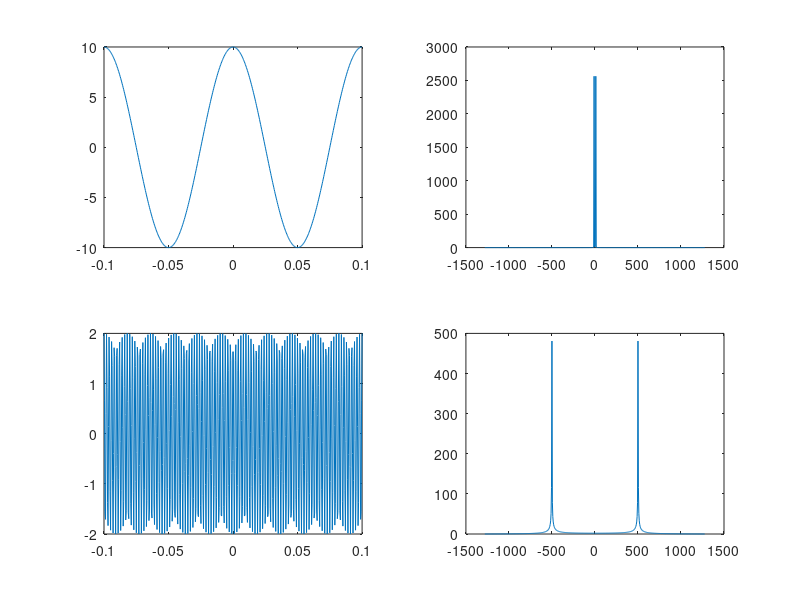
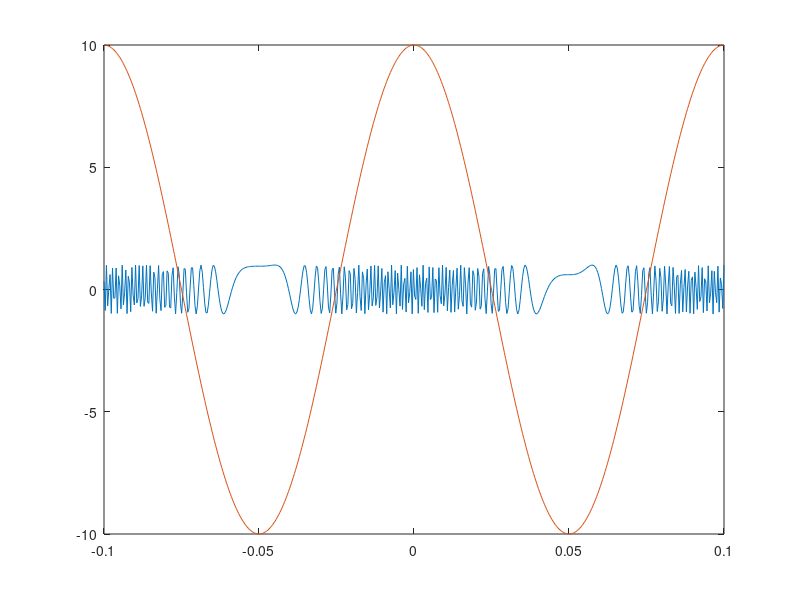
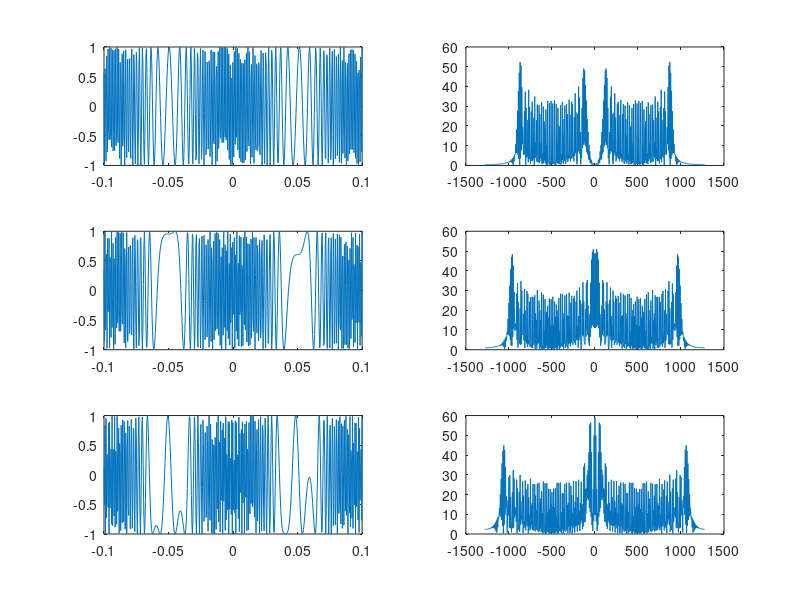
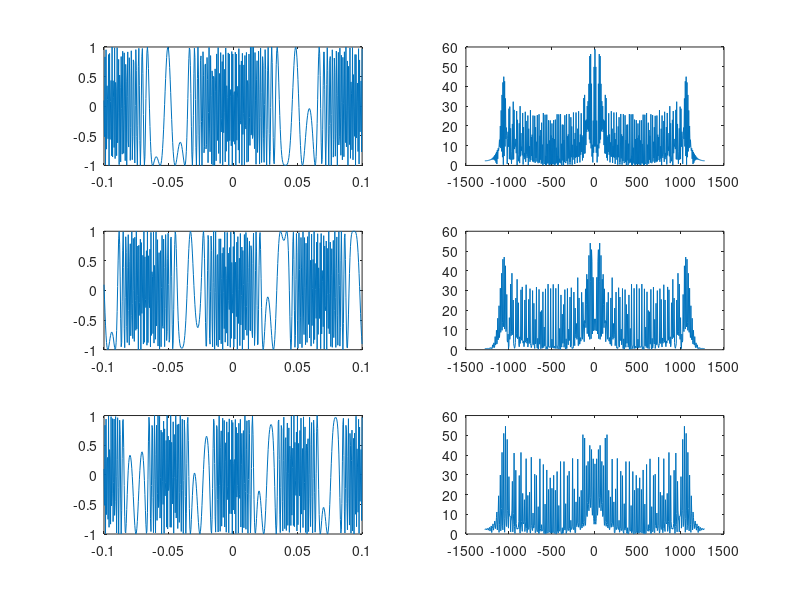

Write the MATLAB code that produced these figures, in order. (Note: this script raises an error after producing the figures.)
a = 10;
b = 10;
A = 2;
fc = 500;
fDev = 50;
tmin = -0.1;
tmax = 0.1;
L = 512;
Fe = L/(tmax-tmin); %Fe = 4096
Te = 1/Fe;
t = linspace(tmin,tmax,L);
f = (-L/2:L/2-1)/(L/Fe);

%% Initialisation des signaux
m = a * cos(2*pi*b*t);
pq = A * cos(2*pi*fc*t);
M = fftshift(abs(fft(m,L)));
P = fftshift(abs(fft(pq,L)));
figure('Name','Init')
subplot(221)
plot(t,m)
subplot(223)
plot(t,pq)

subplot(222)
plot(f,M)
subplot(224)
plot(f,P)

%% Modulation FM
% a
y = fmmod(m,fc,Fe,fDev);
figure('Name','Modulation FM')
plot(t,y)
hold on
plot(t,m)

%b-c
b=10;
m = a * cos(2*pi*b*t);
y1 = fmmod(m,fc,Fe,40);
y2 = fmmod(m,fc,Fe,50);
y3 = fmmod(m,fc,Fe,60);

sf1 = fftshift(abs(fft(y1,L)));
sf2 = fftshift(abs(fft(y2,L)));
sf3 = fftshift(abs(fft(y3,L)));

figure('Name','Modulation FM avec different valeur de delta')
subplot(321)
plot(t,y1)
subplot(323)
plot(t,y2)
subplot(325)
plot(t,y3)

subplot(322)
plot(f,sf1)
subplot(324)
plot(f,sf2)
subplot(326)
plot(f,sf3)

%d
m1 = a * cos(2*pi*10*t);
m2 = a * cos(2*pi*15*t);
m3 = a * cos(2*pi*20*t);

y1 = fmmod(m1,fc,Fe,60);
y2 = fmmod(m2,fc,Fe,60);
y3 = fmmod(m3,fc,Fe,60);


sf1 = fftshift(abs(fft(y1,L)));
sf2 = fftshift(abs(fft(y2,L)));
sf3 = fftshift(abs(fft(y3,L)));

figure('Name','Modulation FM avec differents valeurs de b')
subplot(321)
plot(t,y1)
subplot(323)
plot(t,y2)
subplot(325)
plot(t,y3)

subplot(322)
plot(f,sf1)
subplot(324)
plot(f,sf2)
subplot(326)
plot(f,sf3)

%% Modulation PM
a=10;
b=10;
m = a * cos(2*pi*b*t);
y = pmmod(m,fc,Fe,5);

figure('Name','Modulation PM')
plot(t,y)
hold on
plot(t,m)

%% Multiplieur de frequence
%a
fc=10;

pq = (A * cos(2*pi*fc*t)).^4;
TF_P = fftshift(abs(fft(pq,L)));

pF = bandpass(pq,[39 41],Fe);
TF_PF = fftshift(abs(fft(pF,L)));

figure('Name','Multiplieur de freqence 40HZ')
subplot(221)
plot(t,pq)
subplot(223)
plot(f,TF_P)

subplot(222)
plot(t,pF)
subplot(224)
plot(f,TF_PF)

%b
pFF = pF .^ 3;
TF_P = fftshift(abs(fft(pFF,L)));

pFFF = bandpass(pFF,[115 125],Fe);
TF_PF = fftshift(abs(fft(pFFF,L)));


figure('Name','Multiplieur de freqence 120HZ')
subplot(221)
plot(t,pFF)
subplot(223)
plot(f,TF_P)

subplot(222)
plot(t,pFFF)
subplot(224)
plot(f,TF_PF)





figure('Name','comparaison')
subplot(311)
plot(t,pq)
subplot(312)
plot(f,pF)
subplot(313)
plot(t,pFFF)

